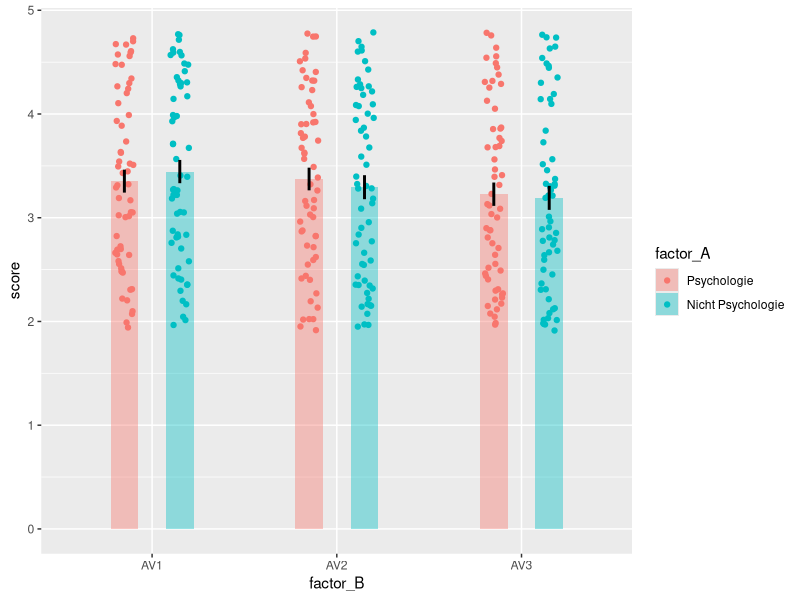
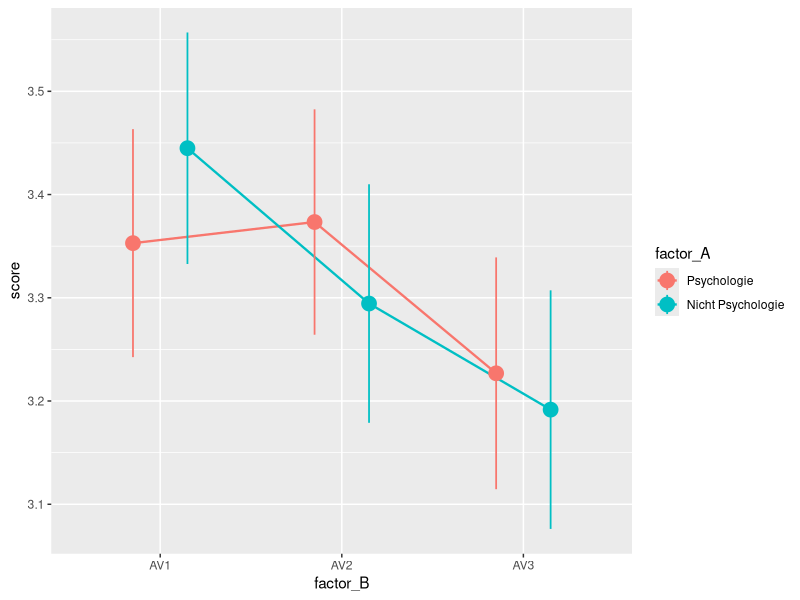
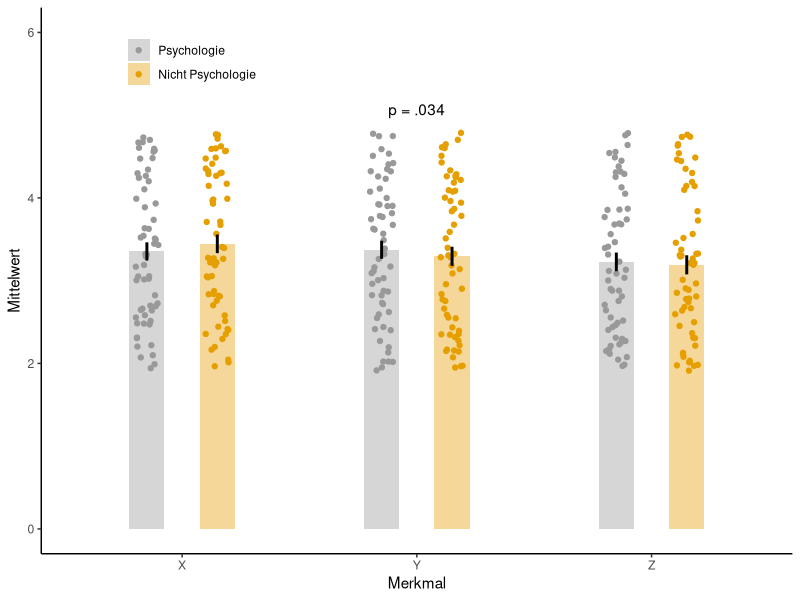
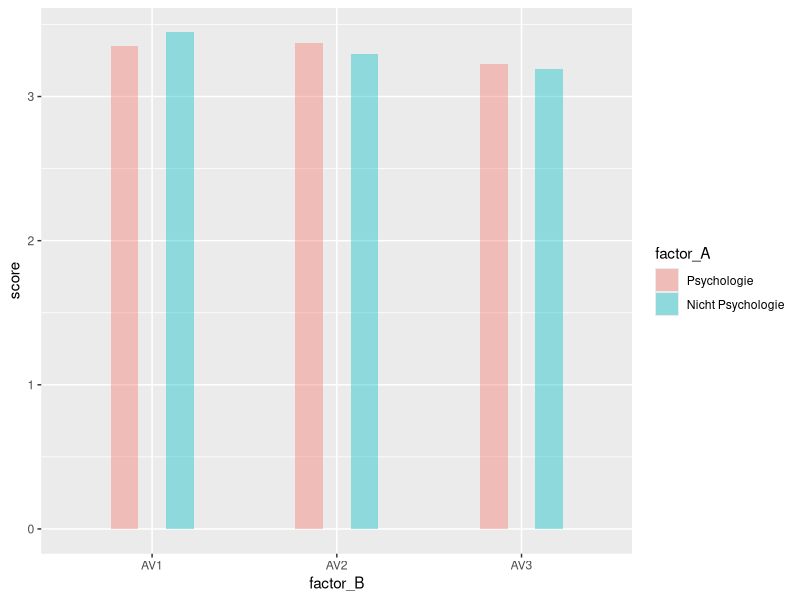
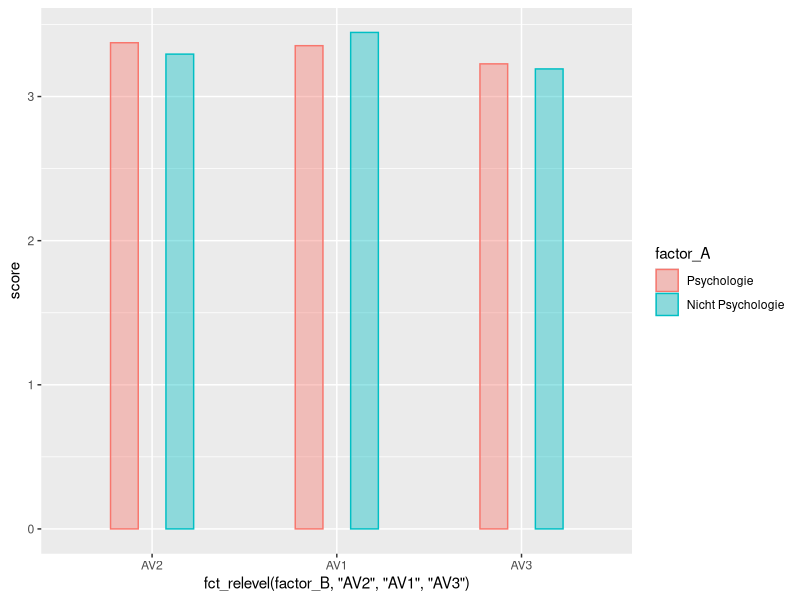

Generate these figures, in order, with R: (Note: this script raises an error after producing the figures.)
library(tidyverse)

data_katja <- function(){
  set.seed(5)
  N <- 100
  df = as_tibble(c(data.frame(
    id = as_factor(str_pad(1:(N),2, pad="0")),
    factor_A = as_factor(c(rep('Frau', N/2), rep('Mann', N/2))),
    AV1 = sample(1:7, N, replace = TRUE),
    AV2 = sample(1:7, N, replace = TRUE),
    AV3 = sample(1:7, N, replace = TRUE)))) %>%
    pivot_longer(., AV1:AV3, names_to = 'factor_B', values_to = 'score') %>%
    mutate(factor_B = as_factor(factor_B))
}

data_sofia <- function(){
  set.seed(5)
  N <- 120
  df = as_tibble(c(data.frame(
    id = as_factor(str_pad(1:(N),2, pad="0")),
    factor_A = as_factor(c(rep('rp', N/2), rep('nrp', N/2))),
    factor_B = as_factor(rep(c('0m', '4h', '24h', '7d'), N/4)),
    factor_C = as_factor(c(rep(c('group1', 'group2'), each = N/4))),
    score    = runif(N, 40, 90))))
}

data_sabrina <- function(){
  set.seed(5)
  N <- 118
  df = as_tibble(c(data.frame(
    id = as_factor(str_pad(1:(N),2, pad="0")),
    factor_A = as_factor(c(rep('Psychologie', N/2), rep('Nicht Psychologie', N/2))),
    AV1 = runif(N, 1.9, 4.8),
    AV2 = runif(N, 1.9, 4.8),
    AV3 = runif(N, 1.9, 4.8)))) %>%
    pivot_longer(., AV1:AV3, names_to = 'factor_B', values_to = 'score') %>%
    mutate(factor_B = as_factor(factor_B))
}

data_anushe <- function(){
  set.seed(5)
  N <- 20*3*4
    df = as_tibble(c(data.frame(
      id = as_factor(str_pad(1:(N),2, pad="0")),
      factor_A = as_factor(rep(c('group1', 'group2', 'group3'),each = N/3)),
      factor_B = as_factor(rep(c('pre', 't1', 't2', 't3'), N/4)),
      AV1 = runif(N/3/4, 1, 3) + rep(c(0,1,2), each=N/3),
      AV2 = runif(N/3/4, 1, 3) + rep(c(0,1,2), each=N/3),
      AV3 = runif(N/3/4, 1, 3) + rep(c(0,1,2), each=N/3)))) %>%
      pivot_longer(., AV1:AV3, names_to = 'factor_C', values_to = 'score') %>%
      mutate(factor_C = as_factor(factor_C))
}

data_marina <- function(){
  read_csv2('Froeber2025.csv') %>%
    pivot_longer(., SureTarget:SureLure, 
                 names_to = 'criterionValue', 
                 values_to = 'score') %>%
    pivot_wider(., names_from=type, values_from = score) %>%
    filter(criterionValue != "SureLure")
}

# color-blind friendly palette, see http://www.cookbook-r.com/Graphs/Colors_(ggplot2)/
cbPalette <- c("#999999", "#E69F00", "#56B4E9", 
               "#009E73", "#F0E442", "#0072B2",
               "#D55E00", "#CC79A7")


####### Bar plots =====================================
df   <- data_sabrina() 
ggplot(df, aes(x = factor_B,
               y = score,
               fill  = factor_A,
               group = factor_A)) +
  geom_bar(stat = "summary",
           fun.data = "mean_se",
           width = 0.3,
           position = position_dodge(0.6),
           alpha = 0.4) +
  geom_jitter(aes(color = factor_A),
              size = 1.5,
              position = position_jitterdodge(
                jitter.width = 0.2,
                dodge.width  = 0.6)) +
  geom_linerange(stat = "summary",
                 fun.data = "mean_se",
                 fun.args = list(mult = 1), # 1 SE
                 position = position_dodge(0.6),
                 linewidth = 1,
                 color = 'black')

#### Line plot ======================
ggplot(df, aes(x = factor_B,
               y = score,
               color  = factor_A,
               group = factor_A)) +
  geom_line(stat = "summary",
           fun.data = "mean_se",
           position = position_dodge(0.6),
           linewidth = 0.8) +
  geom_pointrange(stat = "summary",
                 fun.data = "mean_se",
                 fun.args = list(mult = 1), # 1 SE
                 position = position_dodge(0.6),
                 size = 1,
                 linewidth = 0.6)

#### Konfektionieren (Beispiel Barplot) ======================
plt1 <- ggplot(df, aes(x = factor_B,
               y = score,
               fill  = factor_A,
               group = factor_A)) +
  geom_bar(stat = "summary",
           fun.data = "mean_se",
           width = 0.3,
           position = position_dodge(0.6),
           alpha = 0.4) +
  geom_jitter(aes(color = factor_A),
              size = 1.5,
              position = position_jitterdodge(
                jitter.width = 0.2,
                dodge.width  = 0.6)) +
  geom_linerange(stat = "summary",
                 fun.data = "mean_se",
                 fun.args = list(mult = 1), # 1 SE
                 position = position_dodge(0.6),
                 linewidth = 1,
                 color = 'black')

plt1 +
  coord_cartesian(ylim = c(0,6)) + 
  scale_fill_manual(values = cbPalette)  +
  scale_color_manual(values = cbPalette) +
  theme_classic() +
  labs(x = "Merkmal", y = "Mittelwert") +
  scale_x_discrete(labels= c("X", "Y", "Z"))  + 
  #scale_x_discrete(labels= c("very long label A", "very long label B", "very long label C"),
  #                 guide = guide_axis(n.dodge = 2))  + 
  # theme(axis.text.x = element_text(angle = 30, vjust = 0.5, hjust=0.5)) +
  theme(legend.position="inside",
        legend.position.inside = c(0.2, 0.9),
        legend.title = element_blank()) +
  annotate("text", 
           x = 2, y = 5,
           label = 'p = .034',
           vjust = 'bottom', hjust = 'center')  
  
### Reihenfolge Kategorien auf x-Achse ================
# Original:
ggplot(df, aes(x = factor_B,
               y = score,
               fill  = factor_A,
               group = factor_A)) +
  geom_bar(stat = "summary",
          fun.data = "mean_se",
          width = 0.3,
          position = position_dodge(0.6),
          alpha = 0.4)

# Modifiziert:
ggplot(df, aes(x = fct_relevel(factor_B, 'AV2', 'AV1', 'AV3'),
               y = score,
               color = factor_A,
               fill  = factor_A,
               group = factor_A)) +
  geom_bar(stat = "summary",
           fun.data = "mean_se",
           width = 0.3,
           position = position_dodge(0.6),
           alpha = 0.4)

#### Plots arrangieren ==============================
# mit patchwork 

df <- data_sofia()
makeplots <- function(df_in){
  ggplot(data = df_in, aes(x = factor_B,
                y = score,
                color = factor_A,
                fill  = factor_A,
                group = factor_A)) +
    geom_bar(stat = "summary",
             fun.data = "mean_se",
             width = 0.3,
             position = position_dodge(0.6),
             alpha = 0.4) +
    coord_cartesian(ylim = c(0,100))+
    theme_classic() 
}

splitted_df <- df %>% 
  group_split(factor_C)
myPlots     <- lapply(splt, FUN = makeplots)

library(patchwork)
myPlots[[1]] / myPlots[[2]]

{myPlots[[1]] + 
    theme(axis.title.x = element_blank(),
          axis.text.x = element_blank(),
          legend.position="inside",
          legend.position.inside = c(0.15, 0.85),
          legend.title = element_blank()) +
    labs(tag = 'Rp-', y = '% correct')
} /
{myPlots[[2]] +
      theme(legend.position = 'none') +
      labs(tag = 'Rp+', y = '% correct', x = 'Time')
}

# mit facet_wrap
ggplot(df, aes(x = factor_B,
                         y = score,
                         color = factor_A,
                         fill  = factor_A,
                         group = factor_A)) +
  geom_bar(stat = "summary",
           fun.data = "mean_se",
           width = 0.3,
           position = position_dodge(0.6),
           alpha = 0.4) +
  coord_cartesian(ylim = c(0,100))+
  facet_wrap("factor_C") +
  labs(x = 'Time', y = '% correct') +
  theme_classic() +
  theme(legend.position = c(0.1, 0.85),
        legend.title = element_blank(),
        strip.background = element_blank())
# labels für factor_C am besten im Datensatz korrekt setzen
